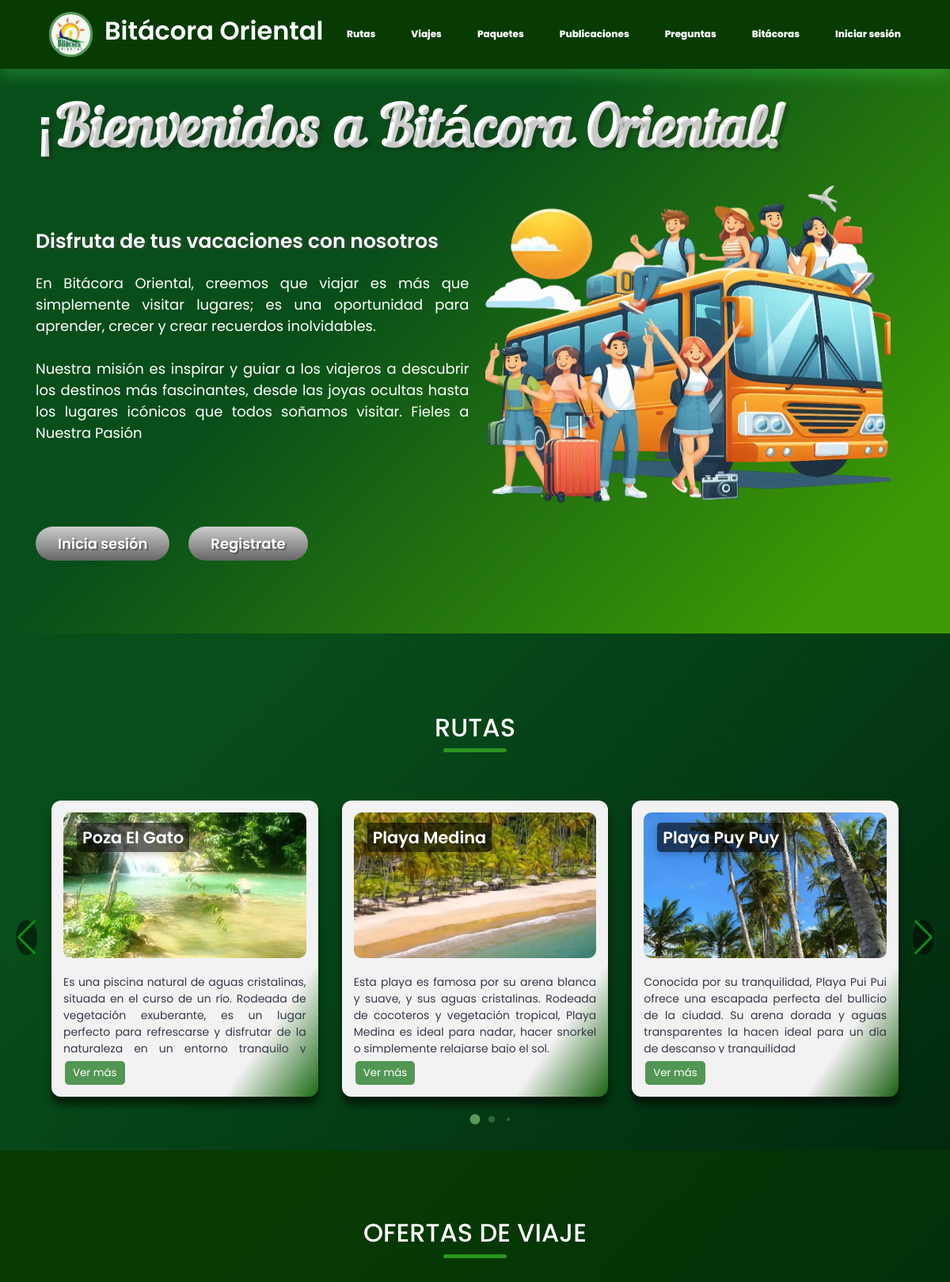
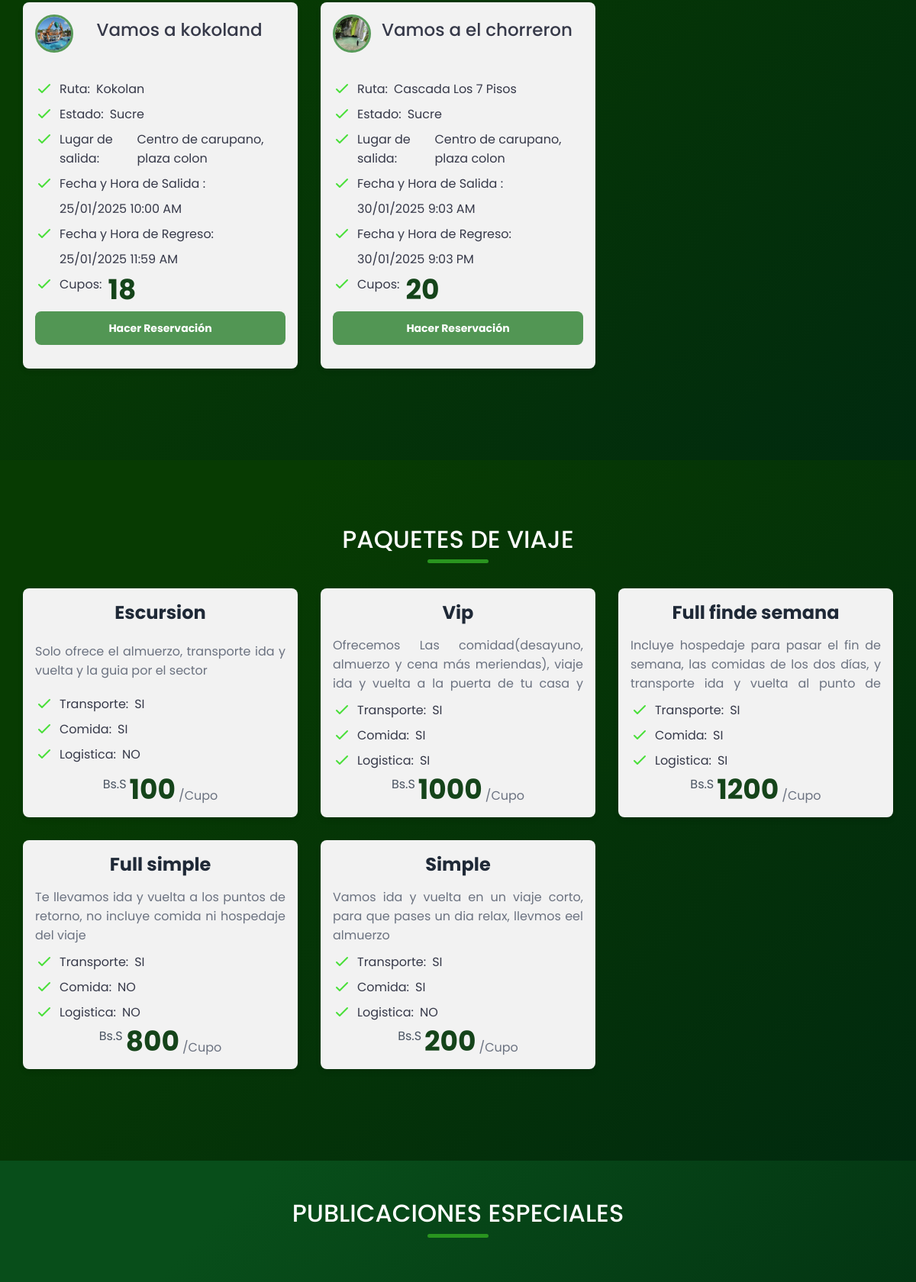
The page / (upper part) on the database its author committed (2 pictures, top to bottom).
### tables this page shows
CREATE TABLE `route` (
  `idRoute` int(11) NOT NULL COMMENT 'identificador unico de la ruta de viaje',
  `idParroquia` int(11) NOT NULL COMMENT 'clave foranea que vincula la ruta con una parroquia',
  `place` varchar(80) NOT NULL COMMENT 'lugar de la ruta de viaje',
  `location` varchar(80) NOT NULL COMMENT 'sector o calle en que se encuentra este lugar de la ruta de viaje',
  `description` text NOT NULL COMMENT 'descripcion particular de la ruta de viaje',
  `status` varchar(1) NOT NULL COMMENT 'indicador para saber si la ruta de viaje esta habilitada o inhabilitada en el sistema',
  `idImage` int(11) NOT NULL COMMENT 'clave foranea que relaciona la ruta de viaje con una imagen'
);

CREATE TABLE `image` (
  `idImage` int(11) NOT NULL COMMENT 'identificador unico de la imagen',
  `imageUrl` varchar(500) NOT NULL COMMENT 'url de la direccion fisica de la imagen '
);

CREATE TABLE `trip` (
  `idTrip` int(11) NOT NULL COMMENT 'identificador unico del viaje',
  `idRoute` int(11) NOT NULL COMMENT 'clave foranea que vincula el viaje con la ruta',
  `title` varchar(50) NOT NULL COMMENT 'titulo o eslogan del viaje',
  `departureLocation` varchar(100) NOT NULL COMMENT 'lugar de salida del viaje',
  `departureDate` date NOT NULL COMMENT 'fecha de salida del viaje',
  `departureTime` time NOT NULL COMMENT 'hora de salida del viaje',
  `returnDate` date NOT NULL COMMENT 'fecha de regreso del viaje',
  `returnTime` time NOT NULL COMMENT 'hora de regreso del viaje',
  `numberSlots` int(11) NOT NULL COMMENT 'cantidad maxima de viajeros a ',
  `vacant` int(11) NOT NULL COMMENT 'cantidad disponible de cupos para el viaje',
  `price` int(11) NOT NULL COMMENT 'precio del viaje'
);

CREATE TABLE `estado` (
  `id_e` int(11) NOT NULL COMMENT 'identificador unico de cada estado ',
  `estado` varchar(100) NOT NULL COMMENT 'nombre propio de los estados de venezuela'
);

CREATE TABLE `packages` (
  `idPackages` int(11) NOT NULL COMMENT 'identificador unico de un paquete de viaje',
  `title` varchar(30) NOT NULL COMMENT 'titulo distintivo del paquete de viaje',
  `description` varchar(200) NOT NULL COMMENT 'decripcion particular del paquete de viajes',
  `transport` varchar(2) NOT NULL COMMENT 'indicador para saber si habra o no habra transporte incluido',
  `food` varchar(2) NOT NULL COMMENT 'indicador para saber si habra o no habra comida incluida',
  `lodging` varchar(2) NOT NULL COMMENT 'indicador para saber si habra o no habra hospedaje incluido',
  `price` float NOT NULL COMMENT 'costo del paquete de viaje',
  `status` varchar(1) NOT NULL COMMENT 'indicador para saber si el paquete de viaje esta habilitado o deshabilitado en el sistema'
);

### index.php (called while the page is built, shortened)
<?php
try {
    $controller = new $controllerName();
    $dataToView["data"] = array();
    if (method_exists($controller, $_GET["action"])){
        $dataToView['data'] = $controller->{$_GET["action"]}();
    }else{
        throw new Exception("Error en la acción del controlador, la acción no existe.");
    }
    require_once(VIEW_PATH . "template/header.php");
    require_once(VIEW_PATH . $controller->view . ".php");
    require_once(VIEW_PATH . "template/footer.php");
    } catch (PDOException $e) {
        putError($e);
    } catch (DivisionByZeroError $e) {
        putError($e);
    } catch (ArgumentCountError $e) {
        putError($e);
    } catch (TypeError $e) {
        putError($e);
    } catch (ErrorException $e) {
        putError($e);
    } catch (Exception $e) {
        putError($e);
}
?>

### controller/home.php (called while the page is built, shortened)
<?php
require_once( MODEL_PATH."home.php");
class homeController{
    public $objHome;
    public function __construct(){
         $this->objHome = new home;
         $this->objUserSession = new userSession;
    }
    public function homeInformation(){
        return array(
          "packages" => $this->objHome->packagesList("enable"),
          "route" => $this->objHome->routeList(1),
          "faq" => $this->objHome->faqList("enable"),
          "pubSpecial" => $this->objHome->pubSpecialLit("enable"),
          "trip" => $this->objHome->tripList(1)
        );
    }
}
?>

### model/db.php (called while the page is built, shortened)
<?php
class Db {
	public function __construct() {
		$this->host = constant('DB_HOST');
		$this->db = constant('DB');
		$this->user = constant('DB_USER');
		$this->pass = constant('DB_PASS');
        $this->conection = new PDO('mysql:host='.$this->host.'; dbname='.$this->db, $this->user, $this->pass);
	}
}
?>

### model/home.php (called while the page is built, shortened)
<?php
 require_once(MODEL_PATH."/db.php");
class home{
    public $conection;
    public function getConection(){
        $DbObj= new Db;
        $this->conection = $DbObj->conection;
    }
    public function packagesList($opc) {
        $sql = "SELECT * FROM packages WHERE status = ?";
        $stmt = $this->conection->prepare($sql);
        if ($opc === 'enable') {
            $stmt->execute(["1"]);
        } elseif ($opc === 'disable') {
            $stmt->execute(["0"]);
        }
        return $stmt->fetchAll();
    }
    public function routeList($status) {
        $sql = "SELECT r.*, p.parroquia, m.municipio, e.estado, i.imageUrl AS image
                FROM route r
                    INNER JOIN parroquia p ON r.idParroquia = p.id_p
                    INNER JOIN municipio m ON p.municipio_id = m.id_m
                    INNER JOIN estado e ON m.estado_id = e.id_e
                    INNER JOIN image i ON r.idImage = i.idImage
                WHERE r.status = :status";
        $stmt = $this->conection->prepare($sql);
        $stmt->bindParam(':status', $status, PDO::PARAM_INT);
        $stmt->execute();
        return $stmt->fetchAll();
    }
    public function FaqList(){
        $sql = "SELECT * FROM " .'faq'. " WHERE status != 0";
        $stmt = $this->conection->prepare($sql);
        $stmt->execute();
        return $stmt->fetchAll(PDO::FETCH_OBJ);
    }
    public function pubspecialLit($opc) {
        $sql = "SELECT ps.*, i.imageUrl AS image
                FROM pubspecials ps
                INNER JOIN image i ON ps.idImage = i.idImage
                WHERE ps.status = ?";
        $stmt = $this->conection->prepare($sql);
        if ($opc === 'enable') {
            $stmt->execute(["1"]);
        } elseif ($opc === 'disable') {
            $stmt->execute(["0"] );
        }
        return $stmt->fetchAll();
    }
    public function tripList($status) {
        $sql = "SELECT v.*, v.title AS titleTrip, i.imageUrl,
                GROUP_CONCAT(t.amount SEPARATOR '<br><br>') AS amount,
                GROUP_CONCAT(p.title SEPARATOR '<br><br>') AS titlePackages,
                GROUP_CONCAT(t.idPackages SEPARATOR '<br><br>') AS idPackages,
                q.parroquia AS parroquiaName, r.place, m.municipio, e.estado,
                COUNT(t.idTrip) AS tripCount
                FROM traveloffer t
                INNER JOIN packages p ON t.idPackages = p.idPackages
                INNER JOIN trip v ON t.idTrip = v.idTrip
                INNER JOIN route r ON v.idRoute = r.idRoute
                INNER JOIN parroquia q ON r.idParroquia = q.id_p
                INNER JOIN municipio m ON q.municipio_id = m.id_m
                INNER JOIN estado e ON m.estado_id = e.id_e
                INNER JOIN image i ON r.idImage = i.idImage
                WHERE t.status = :status
                GROUP BY v.idTrip, i.imageUrl
                ORDER BY v.departureDate ASC";
        $stmt = $this->conection->prepare($sql);
        $stmt->bindParam(':status', $status, PDO::PARAM_STR);
        $stmt->execute();
        return $stmt->fetchAll(PDO::FETCH_ASSOC);
    }
}
?>

### view/home/viewRoute.php (the view, shortened to what this page needs)
<?php
    foreach ($dataToView["data"]["route"] as $data) { ?>
        <li class="card-item swiper-slide">
            <div  class="card-link">
                <div class="card__img">
                    <img src="<?php echo $data['image']; ?>" alt="Card Image" class="card-image">
                    <span class="card__span"><?php echo $data['place']; ?></span>
                </div>
                <div class="card-int">
                    <p class="excerpt"><?php echo $data['description']; ?></p>
                    <button class="button-Rev2 detailHome">Ver más</button>
                </div>
            </div>
        </li>
    <?php  } ?>

### view/home/viewTrip.php
<?php
    foreach ($dataToView["data"]["trip"] as $data) { ?>
    <div class="packages_items">
        <div class="pack_card">
        <div class="header">
            <div class="header-content">
                <img class="route_logo"width="50" height="50" src="<?php echo $data['imageUrl']; ?>" alt="Logo" />
            <h2 class="header-title">
                    <?php echo $data['title']; ?>
                </h2>
            </div>
        </div>
            <div class="lists">
                <div class="list">
                        <svg xmlns="http://www.w3.org/2000/svg" fill="none" viewBox="0 0 24 24" stroke="currentColor">
                            <path stroke-linecap="round" stroke-linejoin="round" stroke-width="2" d="M5 13l4 4L19 7"></path>
                        </svg>
                        <p>Ruta:</p><span><?php echo $data['place'] ?></span>
                </div>
                <div class="list">
                        <svg xmlns="http://www.w3.org/2000/svg" fill="none" viewBox="0 0 24 24" stroke="currentColor">
                            <path stroke-linecap="round" stroke-linejoin="round" stroke-width="2" d="M5 13l4 4L19 7"></path>
                        </svg>
                        <p>Estado:</p>
                         <span > <?php echo ucwords(strtolower($data['estado'] )); ?>   </span>
                </div>
                <div class="list">
                        <svg xmlns="http://www.w3.org/2000/svg" fill="none" viewBox="0 0 24 24" stroke="currentColor">
                            <path stroke-linecap="round" stroke-linejoin="round" stroke-width="2" d="M5 13l4 4L19 7"></path>
                        </svg>
                        <p>Lugar de salida:</p><span><?php echo $data['departureLocation'] ?></span>
                </div>
                <div class="list">
                        <svg xmlns="http://www.w3.org/2000/svg" fill="none" viewBox="0 0 24 24" stroke="currentColor">
                            <path stroke-linecap="round" stroke-linejoin="round" stroke-width="2" d="M5 13l4 4L19 7"></path>
                        </svg>
                        <p>Fecha y Hora de Salida :</p>
                </div>
                <p style="text-indent: 2em;"><?php echo date("d/m/Y", strtotime($data['departureDate'])) . " " . date("g:i A", strtotime($data['departureTime'])) ?></p>
                <div class="list">
                        <svg xmlns="http://www.w3.org/2000/svg" fill="none" viewBox="0 0 24 24" stroke="currentColor">
                            <path stroke-linecap="round" stroke-linejoin="round" stroke-width="2" d="M5 13l4 4L19 7"></path>
                        </svg>
                        <p>Fecha y Hora de Regreso:</p>
                </div>
                <p style="text-indent: 2em;"><?php echo date("d/m/Y", strtotime($data['returnDate'])) ." ". date("g:i A", strtotime($data['returnTime']))  ?></p>
                <div class="list">
                     <svg xmlns="http://www.w3.org/2000/svg" fill="none" viewBox="0 0 24 24" stroke="currentColor">
                            <path stroke-linecap="round" stroke-linejoin="round" stroke-width="2" d="M5 13l4 4L19 7"></path>
                    </svg>
                      <p  >Cupos:</p><span  class="price"><?php echo $data['vacant'] ?></span>
                </div>
                <?php if( $data['vacant'] == 0) {?>
                    <div class="bottom_red" title="Ya está Agotado">
                    Agotado
                    </div>
                <?php } else{ ?>
                <div class="bottom">
                    <a class="btn"  href="index.php?controller=reservation&action=requestReservation&idTrip=<?php echo $data['idTrip'] ?>" title="Añadir">Hacer Reservación</a>
                </div>
                <?php } ?>
                </div>
            </div>
        </div>
    <?php
    }
?>

### view/home/viewPackage.php
<?php
    foreach ($dataToView["data"]["packages"] as $data) { ?>
        <div class="packages_items">
            <div class="pack_card_packages">
                <div class="pack_name"><?php echo $data['title']; ?></div>
                <p class="description" style="text-align: justify;">
                    <?php echo $data['description']; ?>
                </p>
                <div class="lists">
                    <div class="list">
                        <svg xmlns="http://www.w3.org/2000/svg" fill="none" viewBox="0 0 24 24" stroke="currentColor">
                            <path stroke-linecap="round" stroke-linejoin="round" stroke-width="2" d="M5 13l4 4L19 7"></path>
                        </svg>
                        <p>Transporte:</p><span><?php echo $data['transport']; ?></span>
                    </div>
                    <div class="list">
                        <svg xmlns="http://www.w3.org/2000/svg" fill="none" viewBox="0 0 24 24" stroke="currentColor">
                            <path stroke-linecap="round" stroke-linejoin="round" stroke-width="2" d="M5 13l4 4L19 7"></path>
                        </svg>
                        <p>Comida:</p><span><?php echo $data['food']; ?></span>
                    </div>
                    <div class="list">
                        <svg xmlns="http://www.w3.org/2000/svg" fill="none" viewBox="0 0 24 24" stroke="currentColor">
                            <path stroke-linecap="round" stroke-linejoin="round" stroke-width="2" d="M5 13l4 4L19 7"></path>
                        </svg>
                        <p>Logistica:</p><span><?php echo $data['lodging']; ?></span>
                    </div>
                </div>
                    <div class="price_container">
                        <span class="devise"><?php echo MONETARY_UNIT ?></span>
                        <span class="price"><?php echo $data['price']; ?></span>
                        <span class="date">/Cupo</span>
                    </div>
            </div>
        </div>
    <?php
    }

### rows shown on the page
route: idImage.imageUrl (picture), place "Poza El Gato", description "Es una piscina natural de aguas cristalinas, situada en el curso de un río. Rodeada de vegetación exuberante, es un lugar perfecto para refrescarse y disfrutar de la naturaleza en un entorno tranquilo y…"
route: idImage.imageUrl (picture), place "Playa Medina", description "Esta playa es famosa por su arena blanca y suave, y sus aguas cristalinas. Rodeada de cocoteros y vegetación tropical, Playa Medina es ideal para nadar, hacer snorkel o simplemente relajarse bajo el sol."
route: idImage.imageUrl (picture), place "Playa Puy Puy", description "Conocida por su tranquilidad, Playa Pui Pui ofrece una escapada perfecta del bullicio de la ciudad. Su arena dorada y aguas transparentes la hacen ideal para un día de descanso y tranquilidad"
trip: image.imageUrl (picture), title "Vamos a kokoland", idRoute.place "Kokolan", estado.estado "Sucre", departureLocation "Centro de carupano, plaza colon", departureDate "25/01/2025", departureTime "10:00 AM", returnDate "25/01/2025", returnTime "11:59 AM", vacant "18"
trip: image.imageUrl (picture), title "Vamos a el chorreron", idRoute.place "Cascada Los 7 Pisos", estado.estado "Sucre", departureLocation "Centro de carupano, plaza colon", departureDate "30/01/2025", departureTime "9:03 AM", returnDate "30/01/2025", returnTime "9:03 PM", vacant "20"
packages: title "Escursion", description "Solo ofrece el almuerzo, transporte ida y vuelta y la guia por el sector", transport "SI", food "SI", lodging "NO", price "100"
packages: title "Vip", description "Ofrecemos Las comidad(desayuno, almuerzo y cena más meriendas), viaje ida y vuelta a la puerta de tu casa y…", transport "SI", food "SI", lodging "SI", price "1000"
packages: title "Full finde semana", description "Incluye hospedaje para pasar el fin de semana, las comidas de los dos días, y transporte ida y vuelta al punto de…", transport "SI", food "SI", lodging "SI", price "1200"
packages: title "Full simple", description "Te llevamos ida y vuelta a los puntos de retorno, no incluye comida ni hospedaje del viaje", transport "SI", food "NO", lodging "NO", price "800"
packages: title "Simple", description "Vamos ida y vuelta en un viaje corto, para que pases un dia relax, llevmos eel almuerzo", transport "SI", food "SI", lodging "NO", price "200"
